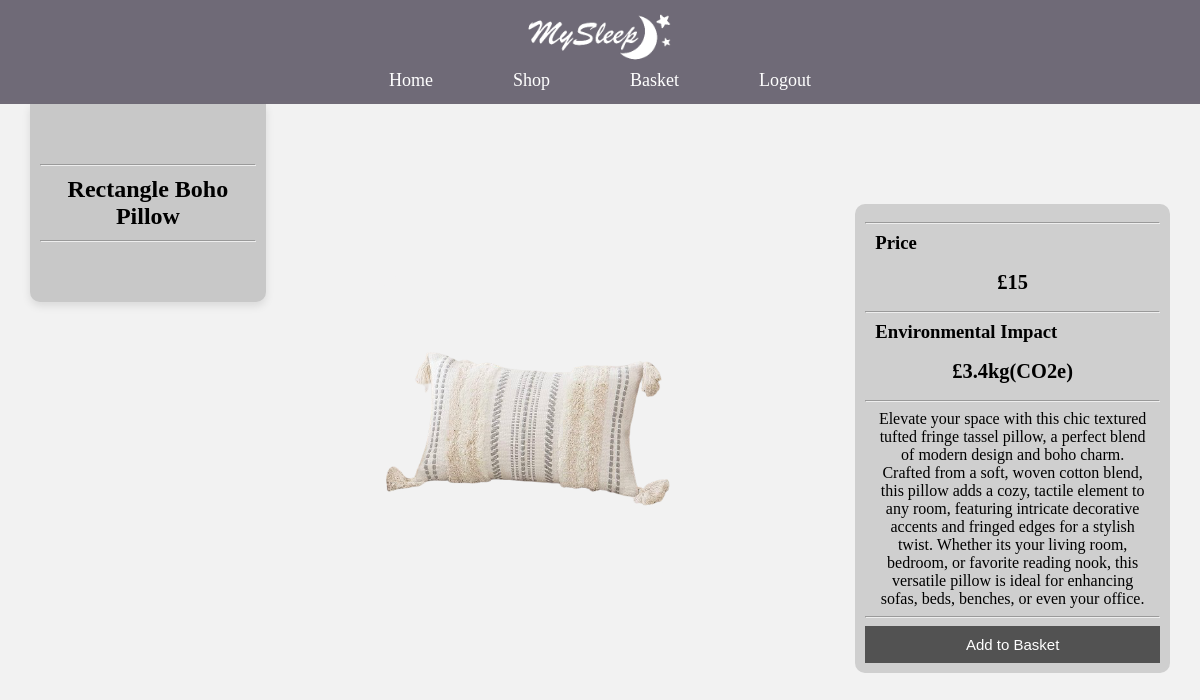
/Product/8, run on the app's committed database.
### website.py (models this page shows, shortened)
class Item(db.Model): #shows logical structure of database
    id = db.Column(db.Integer(), primary_key = True) #primary key - uniquely identifies each item in database table
    name = db.Column(db.String(length = 30), nullable = False, unique = True) #nullable - dont want it to be null/empty
    price = db.Column(db.Integer(), nullable = False)
    env_impact = db.Column(db.String(), nullable = False)
    description = db.Column(db.String(length = 1000), nullable = False, unique = True)
    image = db.Column(db.String(length = 1000), nullable = False)
    quantity = db.Column(db.Integer(), nullable = False)

### website.py (the view)
@app.route('/Product/<item_id>', methods = ['GET', 'POST'])
def Product(item_id):
    form = AddBasket()
    product = Item.query.filter_by(id = item_id).first()
    if form.validate_on_submit():
        item_id = request.form.get('item_id')
        if item_id:
            return add_to_basket(item_id)  # Call the function to add to the basket
    return render_template('Single_product.html', Product = product, form = form)

### website.py
class AddBasket(FlaskForm):
    submit = SubmitField('Add to Basket')

### templates/Single_product.html (shortened to what this page needs)
{% extends "bootstrap/base.html" %}
{% import "bootstrap/wtf.html" as wtf %}
    {% block head %}
    <head>
        <link rel="stylesheet" type="text/css" href="{{ url_for('static',filename='styles.css') }}">
    </head>
    {% endblock %}
    {% block content %}
    <body>
        <nav id="nav">
            <ul>
                <li><a class="navbar-brand" href="{{ url_for('Home') }}"><img id="logo" src="{{ url_for('static', filename='images/Logo.png') }}" alt="Logo"></a></li>
                <div class="nav-container">
                    <li class="nav-list"><a href="{{ url_for('Home') }}">Home</a></li>
                    <li class="nav-list"><a href="{{ url_for('All') }}">Shop</a></li>
                    <li class="nav-list"><a href="{{ url_for('cart') }}">Basket</a></li>
                    <li class="nav-list"><a href="{{ url_for('logout') }}">Logout</a></li>
                </div>
            </ul>
        </nav>
        <div class="single">
            <div class="single-product">
                <hr>
                <h1>{{ Product.name }}  </h1>
                <hr>
            </div>
            <div class="single-image">
                <img src="{{ url_for('static', filename=Product.image) }}" alt="{{ Product.name }} Image">
            </div>
            <div class="single-desc">
                <hr>
                <h3>Price</h3>
                <h2>£{{Product.price}}</h2>
                <hr>
                <h3>Environmental Impact</h3>
                <h2>£{{Product.env_impact}}</h2>
                <hr>
                <p>{{Product.description}}</p>
                <hr>
                <div class="single-form">
                    <form action="{{ url_for('add_to_basket', item_id=Product.id) }}" method="POST">
                        {{ form.submit() }}
                    </form>
                </div>
            </div>
        </div>
    </body>
    {% endblock %}

### static/styles.css (style rules this page uses)
body { background-color: rgb(242, 242, 242); margin: 0; padding: 0; }
#nav { position: fixed; top: 0; left: 0; right: 0; z-index: 1000; background-color: rgb(112, 107, 119, 0.8); color: #ffffff; display: flex; flex-direction: column; align-items: center; padding: 10px 0; }
#nav ul { list-style: none; padding: 0; margin: 0; width: 100%; display: flex; flex-direction: column; align-items: center; }
#logo { width: 150px; }
.nav-container { display: flex; gap: 20px; }
.nav-list { margin: 0 30px; }
.nav-list a { text-decoration: none; color: white; font-size: 18px; }
.single { display: flex; align-items: flex-start; }
.single-product { background-color: rgb(200, 200, 200); padding: 50px 0px; margin: 0 0 0 30px; width: 20%; text-align: center; border-bottom-right-radius:10px; border-bottom-left-radius:10px; box-shadow: 0 4px 8px rgba(0, 0, 0, 0.1); }
.single-product hr { margin: 10px 10px; }
.single-product h1 { margin: 0px 10px; font-size: 2vw; }
.single-image { width: 50%; }
.single-image img { width: 55%; margin: 150px 20px 50px 17%; }
.single-desc { background-color: rgb(207, 207, 207); padding: 10px; margin: 100px 30px 10px 0; width: 25%; text-align: center; border-radius: 10px; }
.single-desc h3 { text-align: left; margin: 0px 10px; }
.single-desc h2 { font-size: 1.7vw; }
.single-desc p { margin: 0px 10px; }
.single-form form * { background-color: rgb(82, 82, 82); border: none; font-size: 15px; padding: 10px 0; width: 100%; transition: transform 0.3s ease; color: white; }

### data on the page
Item: name "Rectangle Boho Pillow", image (picture), price "15", env_impact "3.4kg(CO2e)", description "Elevate your space with this chic textured tufted fringe tassel pillow, a perfect blend of modern design and boho charm. Crafted from a soft, woven cotton blend, this pillow adds a cozy, tactile element to any room, featuring intricate decorative accents and fringed edges for a stylish twist. Whether its your living room, bedroom, or favorite reading nook, this versatile pillow is ideal for enhancing sofas, beds, benches, or even your office."
